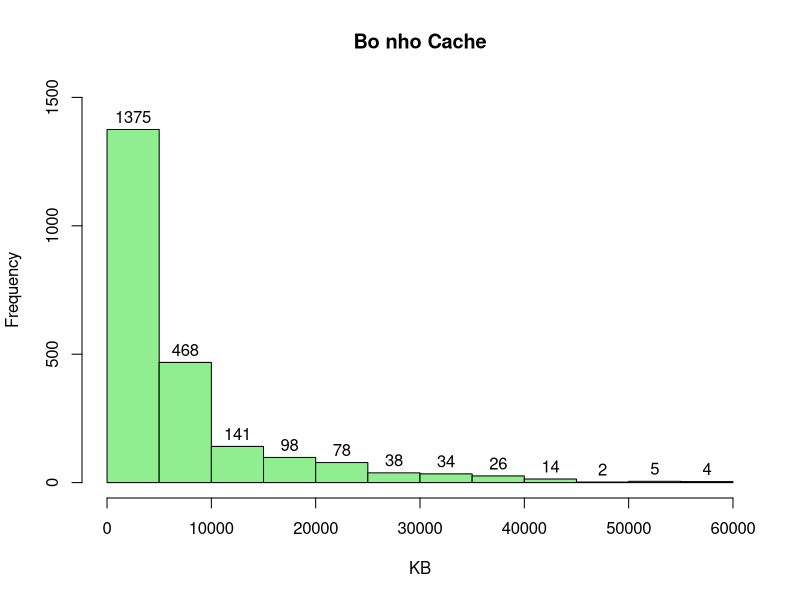
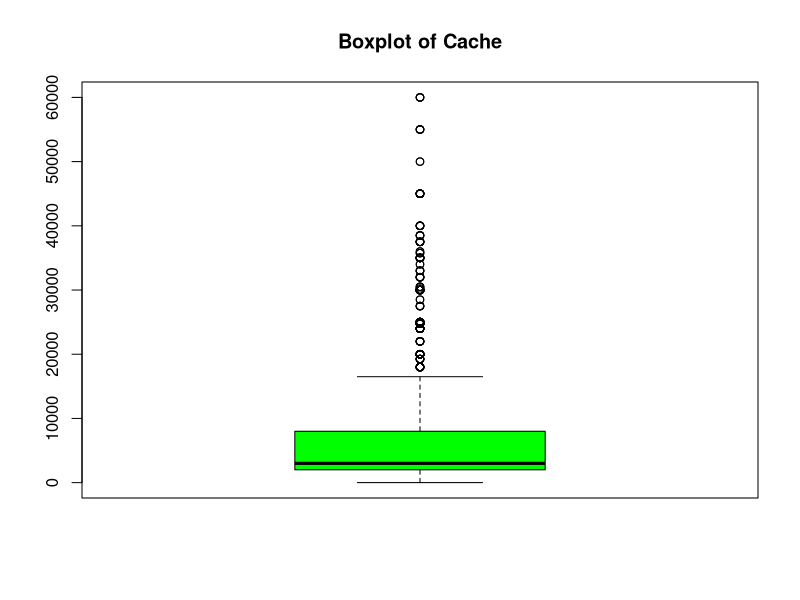
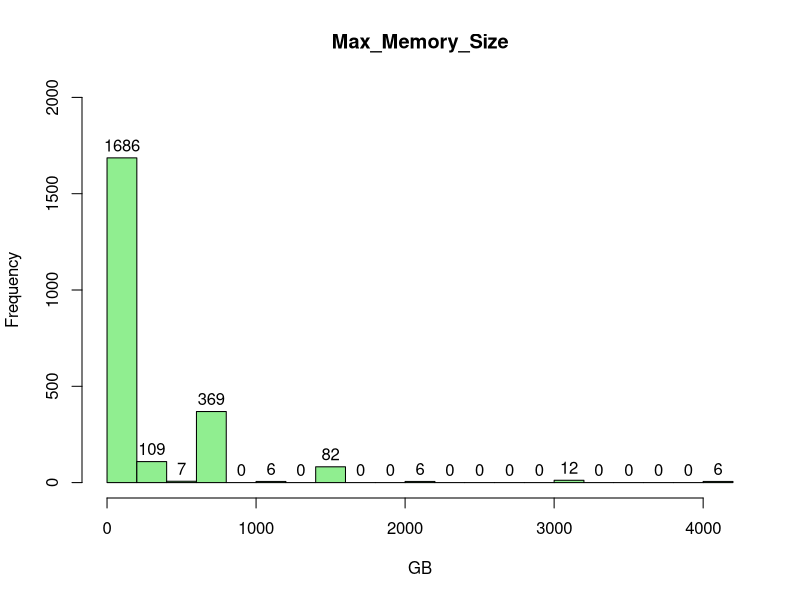
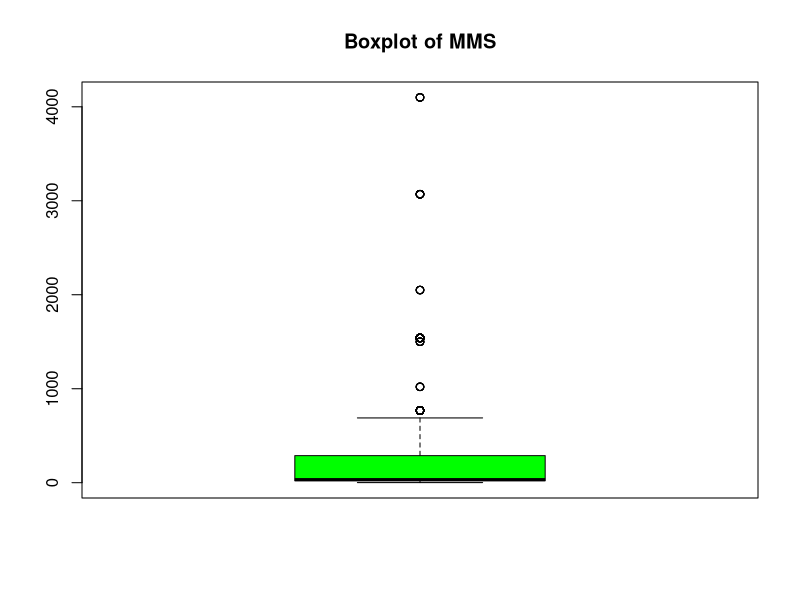
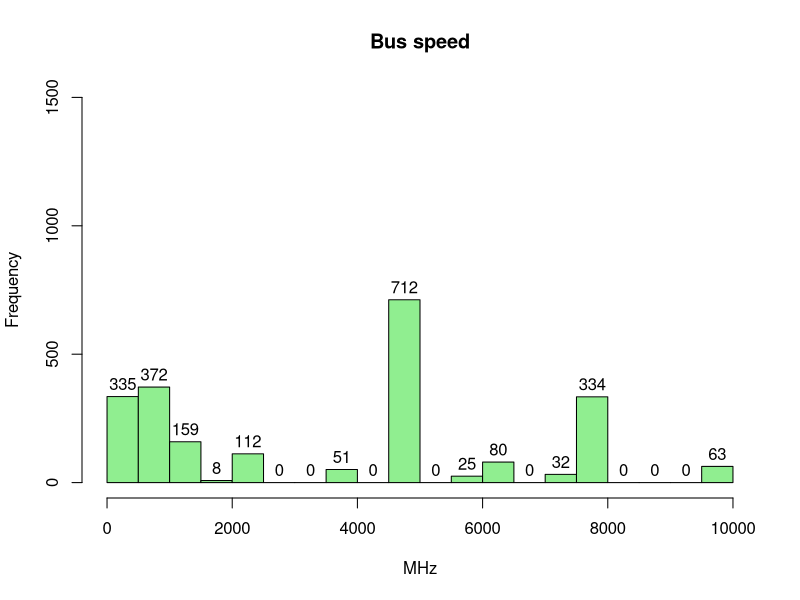
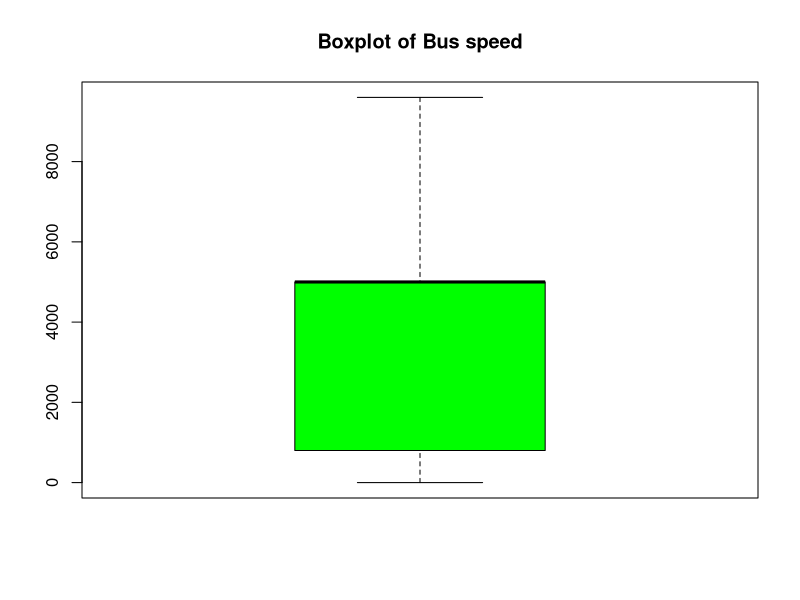
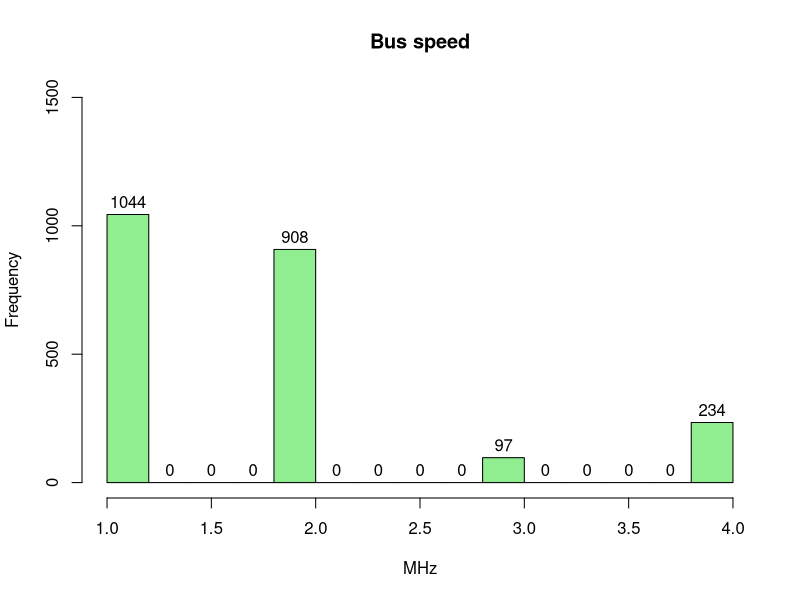
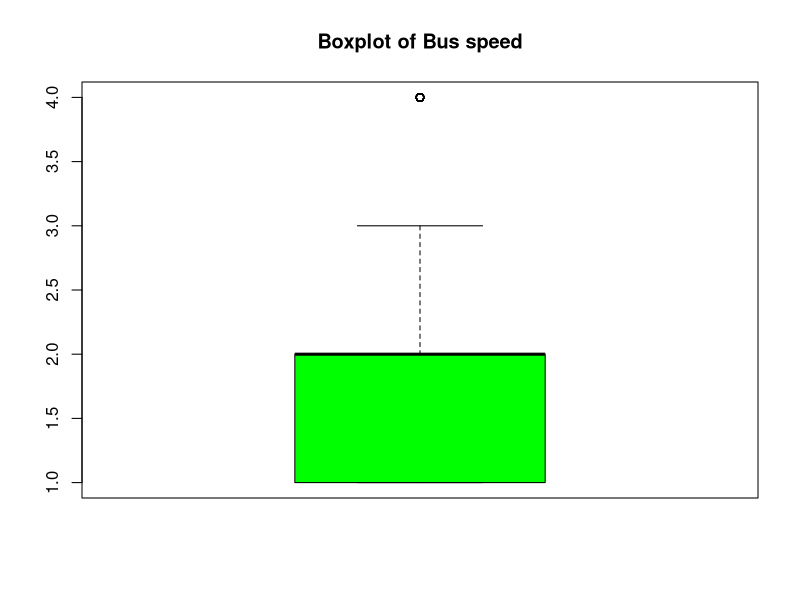

The R source for these figures, in order:
# INSTALL PACKAGE
# install.packages("tidyr")
# install.packages("dplyr")
# install.packages("stringr")
# install.packages("statip")

# ---------------------------
# Includes
library(tidyr)
library(stringr)
library(dplyr)
library(statip)

# ---------------------------
# User Function
# ---------------------------
### CLEAN FUNCTIONS ###
# Brief: Remove "empty" rows from the table
# Arguments: data - table data; column_names - working column
# e.g: new_data <- CleanData_rm(new_data, Product_Collection)
CleanData_rm <- function(data, column_name) {
  data %>% filter( # Loc tat ca cac dong thoa man dieu kien
    # {{ vec }} acts as a placeholder
    # for any column name as arg
    !is.na({{ column_name }}) &
      {{ column_name }} != "N/A" &
      {{ column_name }} != ""
  )
}
# Brief: Fill the missing values by average values
# Arguments: data - table data; column_name - working column
# e.g: new_data <- CleanData_f_avr(new_data, Product_Collection)
CleanData_f_avr <- function(data, column_name) {
  data %>%
    mutate({{ column_name }} := ifelse(
      {{ column_name }} %in% c(NA, "N/A", ""),
      # na.rm: Skip the NA value in column_name
      {{ column_name }} %>%
        get_num() %>%
        mean(na.rm = TRUE),
      # else do nothing
      {{ column_name }}
    ))
}
# Brief: Fill the missing values by same Sample_Vector name
# Arguments: data - table data; column_names - working column;
#             sample_column_name - column to fill based on same value
# e.g: new_data <- CleanData_f_name(new_data, Cache, Product_Collection)
CleanData_f_name <- function(data, column_name, sample_column_name) {
  data %>%
    # groups the data frame by the sample column.
    group_by({{ sample_column_name }}) %>%
    mutate({{ column_name }} := ifelse(
      {{ column_name }} %in% c(NA, "N/A", ""),
      # Replace NA values with the first non-NA value from
      # the sample column.
      first({{ column_name }}[
        !is.na({{ column_name }}) &
          {{ column_name }} != "N/A" &
          {{ column_name }} != ""
      ]),
      # else just keep its value
      {{ column_name }}
    ))
}
# Brief: Fill the missing values by average of Sample_Vector name
# Arguments: data - table data; column_names - working column;
#             sample_column_name - column to fill based on same value
# e.g: new_data <- CleanData_f_name_avr(new_data, Cache, Product_Collection)
CleanData_f_name_avr <- function(data, column_name, sample_column_name) {
  data %>%
    # groups the data frame by the sample column.
    group_by({{ sample_column_name }}) %>%
    mutate({{ column_name }} := ifelse(
      {{ column_name }} %in% c(NA, "N/A", ""),
      # Replace NA values with the first non-NA value from
      # the sample column.
      {{ column_name }} %>%
        get_num() %>%
        mean(na.rm = TRUE),
      # else just keep its value
      {{ column_name }}
    ))
}
#-----------------
# Brief: Fill the missing values by the most repeated value
#         of Sample_Vector name
# Arguments: data - table data; column_names - working column;
#             sample_column_name - column to fill based on same value
# e.g: new_data <- CleanData_f_name_mod(new_data, Cache, Product_Collection)
CleanData_f_name_mod <- function(data, column_name, sample_column_name) {
  data %>%
    # groups the data frame by the sample column.
    group_by({{ sample_column_name }}) %>%
    mutate({{ column_name }} := ifelse(
      {{ column_name }} %in% c(NA, "N/A", ""),
      {{ column_name }} %>%
        get_num() %>%
        mfv1(na_rm = TRUE),
      {{ column_name }}
    ))
}
#-----------------
### OUTLIER ###
# Define: an outlier if it is 1.5 times the interquartile range greater than the
# third quartile (Q3) or 1.5 times the interquartile range less than the first
# quartile (Q1).
# Brief: Find the outlier of the data
# Arguments: data - data table
#             column_name - access data column name
# e.g: outlier_cache <- outlier_finder(new_data, new_data$Cache)
outlier_finder <- function(data, column_name) {
  q1 <- quantile(column_name, 0.25, na.rm = TRUE)
  q3 <- quantile(column_name, 0.75, na.rm = TRUE)
  iqr <- q3 - q1
  outliers <- data %>%
    subset(
      column_name < (q1 - 1.5 * iqr) |
        column_name > (q3 + 1.5 * iqr)
    )
  return(outliers)
}

### CONVERT FUNCTIONS ###
# Brief: Convert data into number
# Arguments: x - data to convert
# e.g: new_data$col_to_convert <- sapply(new_data$col_to_convert, get_num)
get_num <- function(x) {
  x %>%
    str_extract("[\\d]*[.]?[\\d]+") %>% # Get the first number
    as.numeric(na.rm = TRUE) # covert into number
}
#-----------------
# Brief: Convert data into same unit (Mega)
# Arguments: x - data to convert
# e.g: new_data$col_to_convert <- sapply(new_data$col_to_convert, unit_to_M )
unit_to_M <- function(x) {
  # Check if the input is numeric (why do you use this function)
  if (is.numeric(x)) {
    return(x)
  }
  num <- get_num(x)
  # Determine the conversion factor based on the unit
  unit <- x %>%
    gsub("[0-9. ]", "", .) %>% # remove all number digits
    substr(1, 1) %>% # get the first letter
    toupper() # uppercase the unit
  fac <- switch(unit,
    K = 1 / 1000, # kHz to MHz
    M = 1, # MHz to MHz
    G = 1000, # GHz to MHz
    T = 1000000, # THz to MHz
    1 # Default: MHz
  )
  return(num * fac)
}
SizeMemory <- function(x) {
  if (is.numeric(x)) {
    return(x)
  } else if (grepl("K", x)) {
    y <- 0.000001
  } else if (grepl("M", x)) {
    y <- 0.001
  } else if (grepl("G", x)) {
    y <- 1
  } else if (grepl("T", x)) {
    y <- 1000
  } else {
    y <- 1
  }
  return(y * get_num(x))
}
CacheMapper <- function(x) {
  if (is.numeric(x)) {
    return(x)
  } else if (grepl("K", x)) {
    y <- 1
  } else if (grepl("M", x)) {
    y <- 1000
  } else if (grepl("G", x)) {
    y <- 1000000
  } else if (grepl("T", x)) {
    y <- 1000000000
  } else {
    y <- 1
  }
  return(y * get_num(x))
}
#-----------------
### PLOT ###
# Brief: Create histogram for a given column
# Arguments:  - column_name: working column
#             - name: Name of the column
#             - xlabel: unit of working column
#             - max: maximum value of y axis
# e.g: hist_plot("Bo nho Cache", new_data$Cache, MB, 512)
hist_plot <- function(name, column_name, xlabel, max) {
  hist(column_name,
    main = name,
    xlab = xlabel,
    ylab = "Frequency",
    ylim = c(0, max),
    labels = TRUE,
    breaks = 15,
    col = "lightgreen"
  )
}

#################################
#       Data Pre-processing
#################################
# ---------------------------
# Read data
data <- read.csv("Data//Intel_CPUs.csv")
# ---------------------------
# Extract data
new_data <- data[, c(
  "Product_Collection",
  "Vertical_Segment",
  "Bus_Speed",
  "Cache",
  "Lithography",
  "Max_Memory_Bandwidth",
  "Max_nb_of_Memory_Channels",
  "Max_Memory_Size",
  "nb_of_Cores",
  "Processor_Base_Frequency",
  "Recommended_Customer_Price",
  "TDP",
  "DirectX_Support",
  "PCI_Express_Revision"
)]
str(new_data)
# ---------------------------
### PROCESSING MISSING DATA ###
# Count missing data on new data label
missing_data <- new_data %>%
  sapply(
    function(x) {
      sum(
        x %>% is.na() | x %>% sapply(is.null) |
          x %>% sapply(function(x) (x == "" | x == "N/A"))
      )
    }
  ) %>%
  print()
# Count missing data frequency
missing_data_frequency <- missing_data %>%
  `/`(nrow(new_data)) %>%
  print()
# ---------------------------
### Bus_Speed ###
# UNIT: MHz
# Transfer per second to MHz
tmp <- separate(new_data,
  col = Bus_Speed,
  into = c("Bus_Speed", "Speed_Unit", "Bus_Type"),
  sep = " ",
  fill = "right"
)
new_data$Bus_Speed <- sapply(new_data$Bus_Speed, unit_to_M)
new_data <- new_data %>%
  CleanData_f_name_mod(Bus_Speed, Vertical_Segment)

new_data$Max_nb_of_Memory_Channels <- ifelse(tmp$Bus_Type == "FSB",
  1,
  new_data$Max_nb_of_Memory_Channels
)
new_data$Max_Memory_Bandwidth <- ifelse(tmp$Bus_Type == "FSB",
  new_data$Bus_Speed * 4 / 1000,
  new_data$Max_Memory_Bandwidth
)
rm(tmp)
# ---------------------------
### Max_nb_of_Memory_Channels ###
# UNIT: None
new_data <- new_data %>%
  mutate(
    Max_nb_of_Memory_Channels = sapply(Max_nb_of_Memory_Channels, get_num)
  ) %>%
  CleanData_f_name_mod(Max_nb_of_Memory_Channels, Vertical_Segment) %>%
  CleanData_rm(Max_nb_of_Memory_Channels)
# ---------------------------
### Max Memory Bandwidth ###
# UNIT: GB/s
new_data <- new_data %>%
  mutate(
    Max_Memory_Bandwidth = sapply(Max_Memory_Bandwidth, get_num)
  ) %>%
  CleanData_f_name_mod(Max_Memory_Bandwidth, Vertical_Segment) %>%
  CleanData_rm(Max_Memory_Bandwidth)
# ---------------------------
### Cache ###
# UNIT: KB
# Transfer per second to KB
new_data$Cache <- sapply(new_data$Cache, CacheMapper)
new_data <- CleanData_f_name_avr(new_data, Cache, Vertical_Segment)
new_data <- CleanData_rm(new_data, Cache)
# ---------------------------
### Max_Memory_Size ###
# UNIT: GB
# Transfer per second to GB
new_data$Max_Memory_Size <- sapply(new_data$Max_Memory_Size, SizeMemory)
new_data <- CleanData_f_name_avr(new_data, Max_Memory_Size, Vertical_Segment)
new_data <- CleanData_rm(new_data, Max_Memory_Size)
# ---------------------------
### TDP ###
# UNIT: W
new_data$TDP <- sapply(new_data$TDP, get_num)
new_data <- CleanData_f_name_mod(new_data, TDP, Vertical_Segment)
new_data <- CleanData_rm(new_data, TDP)
# ---------------------------
### Processor_Base_Frequency ###
# UNIT: GHz
new_data$Processor_Base_Frequency <- sapply(new_data$Processor_Base_Frequency, SizeMemory)
new_data$Processor_Base_Frequency <- round(new_data$Processor_Base_Frequency, digits = 2)
new_data <- CleanData_f_name_mod(new_data, Processor_Base_Frequency, Vertical_Segment)
# ---------------------------
### PCI_Express_Revision ###
# UNIT: None
new_data <- new_data %>%
  mutate(
    PCI_Express_Revision = sapply(PCI_Express_Revision, get_num)
  ) %>%
  CleanData_f_name_mod(PCI_Express_Revision, Vertical_Segment) %>%
  CleanData_rm(PCI_Express_Revision)
# ---------------------------
### DirectX_Support ###
# UNIT: None
new_data <- new_data %>%
  mutate(
    DirectX_Support = sapply(DirectX_Support, get_num)
  ) %>%
  CleanData_f_name_mod(DirectX_Support, Vertical_Segment) %>%
  CleanData_rm(DirectX_Support)
# ---------------------------
# Loc gia tri khong phu hop o cot PCI_Express_Revision va DirectX_Support#
check_PCI_Express_Revision <- function(x) {
  x <- get_num(x)
  return(pmin(pmax(x, 1.0), 6.0))
} # Loc cot PCI_Express_Revision
check_DirectX_Support <- function(x) {
  x <- get_num(x)
  return(pmin(pmax(x, 1.0), 12.2))
} # Loc cot DirectX_Support
new_data <- new_data %>%
  mutate(
    PCI_Express_Revision = sapply(PCI_Express_Revision, check_PCI_Express_Revision),
    PCI_Express_Revision = replace_na(as.character(PCI_Express_Revision), " "),
    DirectX_Support = sapply(DirectX_Support, check_DirectX_Support),
    DirectX_Support = replace_na(as.character(DirectX_Support), " ")
  ) # Loc va xoa cac gia tri khong phu hop
# ---------------------------
### nb_of_Cores ###
# Do_nothing
# ---------------------------
### Recommended_Customer_Price ###
new_data$Recommended_Customer_Price <- gsub("\\$", "", new_data$Recommended_Customer_Price)
new_data$Recommended_Customer_Price <- ifelse(new_data$Recommended_Customer_Price == "N/A", NA, new_data$Recommended_Customer_Price)
new_data$Recommended_Customer_Price <- sapply(new_data$Recommended_Customer_Price, function(x) {
  sep <- stringr::str_locate(x, "-")[, 1]
  if (is.na(sep)) {
    x
  } else {
    as.character(round(median(as.integer(stringr::str_sub(x, c(1L, sep + 1), c(sep - 1, -1L))))))
  }
})
new_data$Recommended_Customer_Price <- gsub(".00", "", new_data$Recommended_Customer_Price)
new_data$Recommended_Customer_Price <- as.numeric(new_data$Recommended_Customer_Price)

price_medium <- sum(new_data$Recommended_Customer_Price, na.rm = TRUE)
price_medium <- price_medium / 1301
print(price_medium)
new_data$Recommended_Customer_Price <- tidyr::replace_na(new_data$Recommended_Customer_Price, price_medium)
new_data$Recommended_Customer_Price <- new_data$Recommended_Customer_Price
#################################
#       Descriptive statistics
#################################
# ---------------------------
### Summary statistics ###
#  !Add more specific
summary_stats <- new_data[, c(
  "Bus_Speed",
  "Cache",
  # "Lithography",
  "Max_Memory_Bandwidth",
  "Max_nb_of_Memory_Channels",
  "Max_Memory_Size",
  "nb_of_Cores",
  "Processor_Base_Frequency",
  "Recommended_Customer_Price",
  "TDP"
)]
# !Note that not every vectors has to be summarized
# Calculate the average of each sample
mean <- apply(summary_stats, 2, mean)

# Calculate standard derive (correction)
sd <- apply(summary_stats, 2, sd)

# Calculate quartile scores
q1 <- apply(summary_stats, 2, quantile, probs = 0.25, na.rm = TRUE)
med <- apply(summary_stats, 2, median)
q3 <- apply(summary_stats, 2, quantile, probs = 0.75, na.rm = TRUE)

# Calculate min value
min <- apply(summary_stats, 2, min)

# Calculate max value
max <- apply(summary_stats, 2, max)

# Restore the features in tabular form
summary_stats <- data.frame(mean, sd, q1, med, q3, min, max) %>% print()
# ---------------------------
### Cache statistics ###
hist_plot("Bo nho Cache", new_data$Cache, "KB", 1500)
boxplot(new_data$Cache, main = "Boxplot of Cache", col = "green")
### Max_Memory_Size statistics ###
hist_plot("Max_Memory_Size", new_data$Max_Memory_Size, "GB", 2000)
boxplot(new_data$Max_Memory_Size, main = "Boxplot of MMS", col = "green")
### Bus_Speed ###
hist_plot("Bus speed", new_data$Bus_Speed, "MHz", 1500)
boxplot(new_data$Bus_Speed, main = "Boxplot of Bus speed", col = "green")
# ---------------------------
### Max_nb_of_Memory_Channels ###
hist_plot("Bus speed", new_data$Max_nb_of_Memory_Channels, "MHz", 1500)
boxplot(new_data$Max_nb_of_Memory_Channels, main = "Boxplot of Bus speed", col = "green")
# ---------------------------
### Max Memory Bandwidth ###
hist_plot("Bus speed", new_data$Max_Memory_Bandwidth, "MHz", 1500)
boxplot(new_data$Max_Memory_Bandwidth, main = "Boxplot of Bus speed", col = "green")
# ---------------------------
